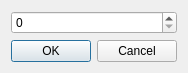
<?xml version="1.0" encoding="UTF-8"?>
<ui version="4.0">
 <class>DlgInputNum</class>
 <widget class="QDialog" name="DlgInputNum">
  <property name="geometry">
   <rect>
    <x>0</x>
    <y>0</y>
    <width>174</width>
    <height>67</height>
   </rect>
  </property>
  <property name="windowTitle">
   <string>Enter Number</string>
  </property>
  <layout class="QGridLayout" name="gridLayout">
   <item row="0" column="0">
    <widget class="QSpinBox" name="spinBox"/>
   </item>
   <item row="1" column="0">
    <widget class="QDialogButtonBox" name="buttonBox">
     <property name="orientation">
      <enum>Qt::Horizontal</enum>
     </property>
     <property name="standardButtons">
      <set>QDialogButtonBox::Cancel|QDialogButtonBox::Ok</set>
     </property>
    </widget>
   </item>
  </layout>
 </widget>
 <resources/>
 <connections>
  <connection>
   <sender>buttonBox</sender>
   <signal>accepted()</signal>
   <receiver>DlgInputNum</receiver>
   <slot>accept()</slot>
   <hints>
    <hint type="sourcelabel">
     <x>248</x>
     <y>254</y>
    </hint>
    <hint type="destinationlabel">
     <x>157</x>
     <y>274</y>
    </hint>
   </hints>
  </connection>
  <connection>
   <sender>buttonBox</sender>
   <signal>rejected()</signal>
   <receiver>DlgInputNum</receiver>
   <slot>reject()</slot>
   <hints>
    <hint type="sourcelabel">
     <x>316</x>
     <y>260</y>
    </hint>
    <hint type="destinationlabel">
     <x>286</x>
     <y>274</y>
    </hint>
   </hints>
  </connection>
 </connections>
</ui>
